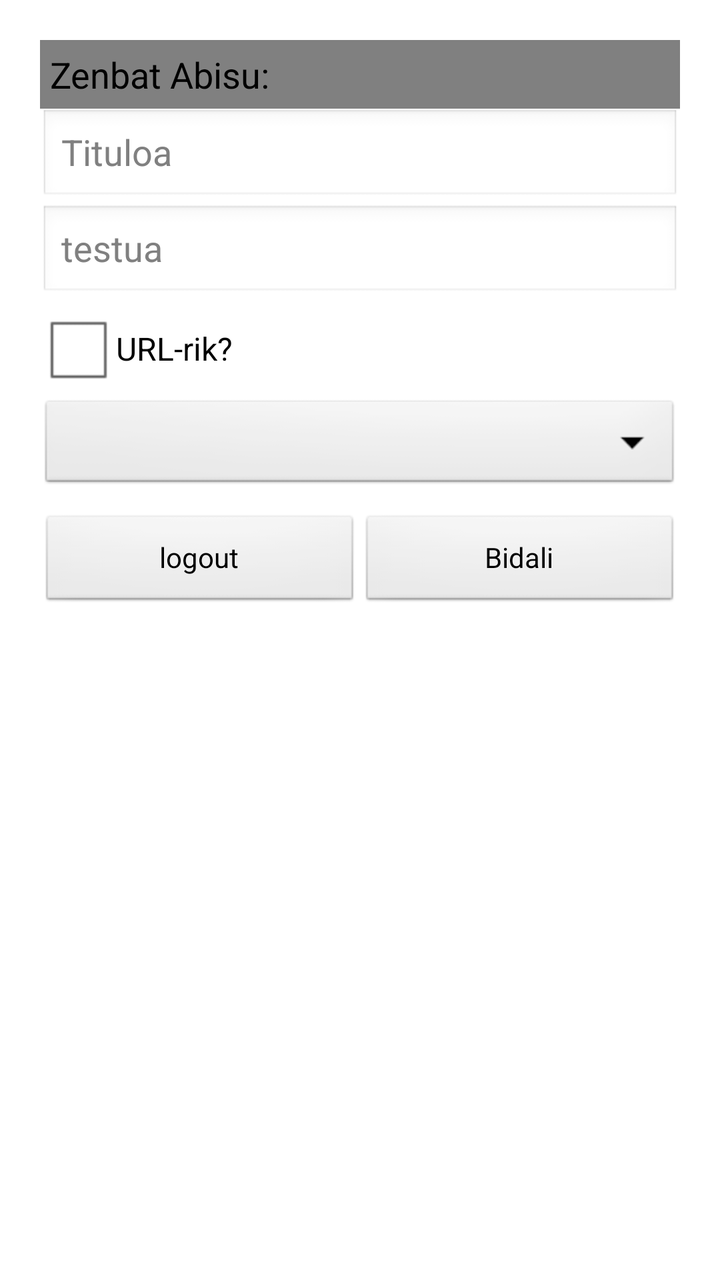
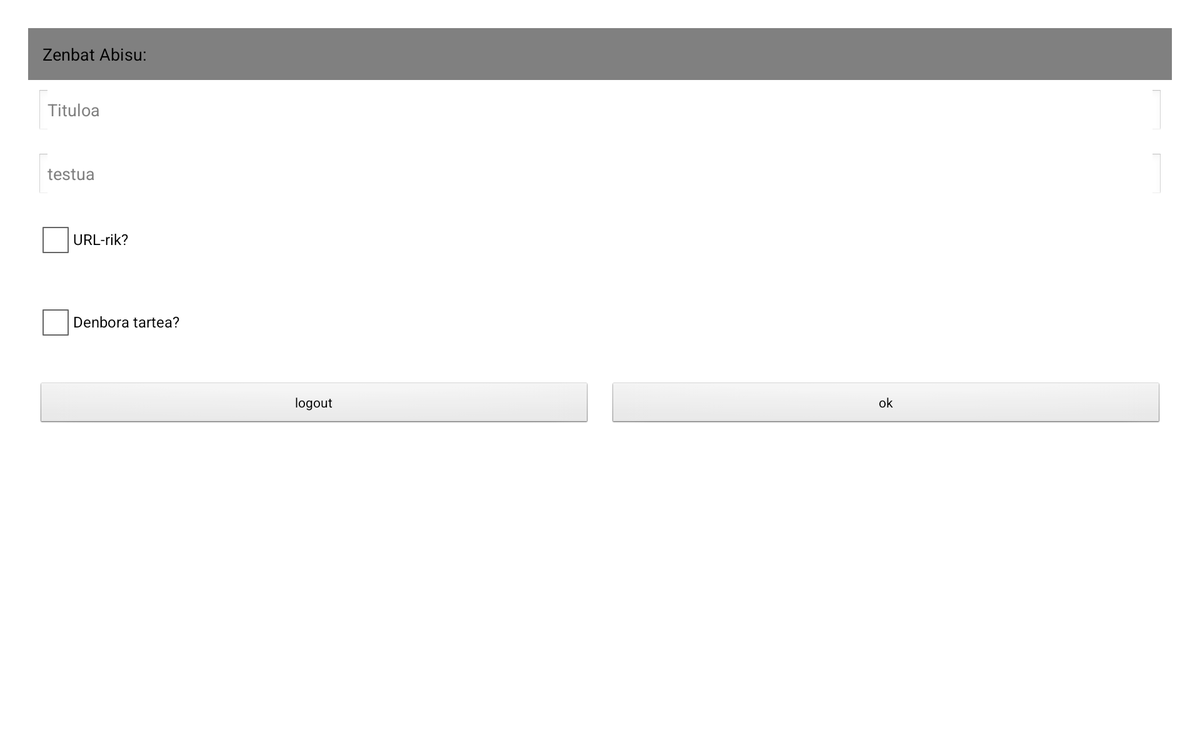

Two renders of one Android screen. The first uses the default layout on a phone; the second uses the alternative layout the repository ships for a different screen configuration, on a matching device. The two XML files are below.
<!-- AndroidManifest.xml: application theme AppTheme -->
<!-- res/layout/menu_push.xml -->
<?xml version="1.0" encoding="utf-8"?>
<LinearLayout xmlns:android="http://schemas.android.com/apk/res/android"
    android:orientation="vertical"
    android:layout_width="match_parent"
    android:layout_height="match_parent"
    android:padding="20dp">


    <LinearLayout
        android:orientation="horizontal"
        android:layout_width="match_parent"
        android:layout_height="wrap_content"
        android:background="@color/grisa"
        android:padding="5dp"
        >

        <TextView
            android:id="@+id/layout_menupush_zenbatpush"
            android:layout_width="wrap_content"
            android:layout_height="wrap_content"
            android:layout_weight="1"
            android:textAppearance="?android:attr/textAppearanceMedium"
            android:text="Zenbat Abisu:"
            />
        <TextView
            android:id="@+id/layout_menupush_pushnumeroa"
            android:layout_width="wrap_content"
            android:layout_height="wrap_content"
            android:layout_weight="1"
            android:textAppearance="?android:attr/textAppearanceMedium"
            android:gravity="center"
            android:text=""
            />

        </LinearLayout>

    <EditText
        android:id="@+id/layout_menupush_tituloa"
        android:layout_width="match_parent"
        android:layout_height="wrap_content"
        android:hint="Tituloa"
        />

    <EditText
        android:id="@+id/layout_menupush_testua"
        android:layout_width="match_parent"
        android:layout_height="wrap_content"
        android:hint="testua"
        />


    <CheckBox
        android:id="@+id/layout_menupush_urlcheckbox"
        android:layout_width="match_parent"
        android:layout_height="wrap_content"
        android:text="URL-rik?"
        />

    <LinearLayout
        android:layout_width="match_parent"
        android:layout_height="wrap_content"
        android:orientation="horizontal"
        >

        <EditText
            android:id="@+id/layout_menupush_url"
            android:layout_width="match_parent"
            android:layout_height="wrap_content"
            android:inputType="textUri"
            android:ems="10"
            android:text="http://"
            android:autoText="true"
            android:layout_weight="1"
            android:visibility="gone"
            />
        <ImageView
            android:id="@+id/layout_menupush_imageview"
            android:layout_width="match_parent"
            android:layout_height="wrap_content"
            android:layout_weight="10"
            android:src="@drawable/accept"
            android:visibility="gone"
            />

        </LinearLayout>

    <Spinner
        android:id="@+id/layout_menupush_data"
        android:layout_width="match_parent"
        android:layout_height="wrap_content"
        android:visibility="visible"
        />

    <LinearLayout
        android:orientation="horizontal"
        android:layout_width="match_parent"
        android:layout_height="wrap_content"
        android:layout_marginTop="10dp"
        >

        <Button
            android:id="@+id/layout_menupush_logout"
            android:layout_width="match_parent"
            android:layout_height="wrap_content"
            android:layout_weight="1"
            android:text="logout"
            />

        <Button
            android:id="@+id/layout_menupush_ok"
            android:layout_width="match_parent"
            android:layout_height="wrap_content"
            android:layout_weight="1"
            android:text="Bidali"
            />

        </LinearLayout>


</LinearLayout>
<!-- resources referenced by this layout -->
<resources>
  <color name="grisa">#808080</color>
  <style name="AppTheme" parent="AppBaseTheme">
          
      </style>
  <style name="AppBaseTheme" parent="android:Theme.Light">
          
      </style>
</resources>
<!-- res/layout-xlarge/menu_push.xml (the repository's variant of the layout above) -->
<!-- drawn on a large tablet held sideways -->
<?xml version="1.0" encoding="utf-8"?>
<LinearLayout xmlns:android="http://schemas.android.com/apk/res/android"
    android:orientation="vertical"
    android:layout_width="match_parent"
    android:layout_height="match_parent"
    android:padding="30dp">


    <LinearLayout
        android:orientation="horizontal"
        android:layout_width="match_parent"
        android:layout_height="wrap_content"
        android:background="@color/grisa"
        android:padding="15dp"
        >

        <TextView
            android:id="@+id/layout_menupush_zenbatpush"
            android:layout_width="wrap_content"
            android:layout_height="wrap_content"
            android:layout_weight="1"
            android:textAppearance="?android:attr/textAppearanceMedium"
            android:text="Zenbat Abisu:"
            />
        <TextView
            android:id="@+id/layout_menupush_pushnumeroa"
            android:layout_width="wrap_content"
            android:layout_height="wrap_content"
            android:layout_weight="1"
            android:textAppearance="?android:attr/textAppearanceMedium"
            android:text=""
            />

        </LinearLayout>

    <EditText
        android:id="@+id/layout_menupush_tituloa"
        android:layout_width="match_parent"
        android:layout_height="wrap_content"
        android:hint="Tituloa"
        android:layout_margin="10dp"
        />

    <EditText
        android:id="@+id/layout_menupush_testua"
        android:layout_width="match_parent"
        android:layout_height="wrap_content"
        android:hint="testua"
        android:layout_margin="10dp"
        />


    <CheckBox
        android:id="@+id/layout_menupush_urlcheckbox"
        android:layout_width="match_parent"
        android:layout_height="wrap_content"
        android:text="URL-rik?"
        android:layout_margin="10dp"
        />

    <LinearLayout
        android:layout_width="match_parent"
        android:layout_height="wrap_content"
        android:orientation="horizontal"
        android:layout_margin="10dp"
        >

        <EditText
            android:id="@+id/layout_menupush_url"
            android:layout_width="match_parent"
            android:layout_height="wrap_content"
            android:inputType="textUri"
            android:ems="10"
            android:text="http://"
            android:autoText="true"
            android:layout_weight="1"
            android:visibility="gone"
            />
        <ImageView
            android:id="@+id/layout_menupush_imageview"
            android:layout_width="match_parent"
            android:layout_height="wrap_content"
            android:layout_weight="10"
            android:src="@drawable/accept"
            android:visibility="gone"
            />

    </LinearLayout>

    <CheckBox
        android:id="@+id/layout_menupush_checkbox_data"
        android:layout_width="match_parent"
        android:layout_height="wrap_content"
        android:text="Denbora tartea?"
        android:layout_margin="10dp"
        />
    <Spinner
        android:id="@+id/layout_menupush_data"
        android:layout_width="match_parent"
        android:layout_height="wrap_content"
        android:visibility="gone"
        android:layout_margin="10dp"
        />

    <LinearLayout
        android:orientation="horizontal"
        android:layout_width="match_parent"
        android:layout_height="wrap_content"
        android:layout_marginTop="20dp"
        >

        <Button
            android:id="@+id/layout_menupush_logout"
            android:layout_width="match_parent"
            android:layout_height="wrap_content"
            android:layout_weight="1"
            android:text="logout"
            android:layout_margin="10dp"
            />

        <Button
            android:id="@+id/layout_menupush_ok"
            android:layout_width="match_parent"
            android:layout_height="wrap_content"
            android:layout_weight="1"
            android:text="ok"
            android:layout_margin="10dp"
            />

        </LinearLayout>


</LinearLayout>
